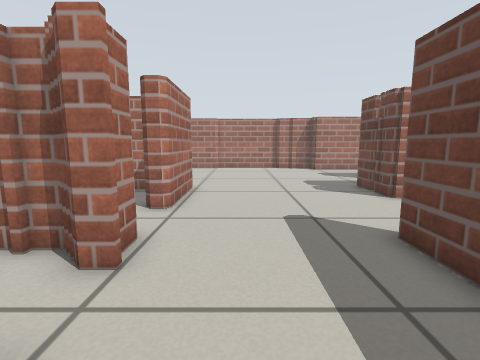
View 1 (above)

24 first-person views from a walk through a Gazebo world. The camera is 0.51 m above the floor, tilts 8° down and sees 85° across. The floor is counted in squares, 0.25 m on a side. Each view is taken from the middle of a square. On the plan, view 1 faces up. The plan holds only what a view shows up to about 16 squares ahead; the rest is blank.

View 2
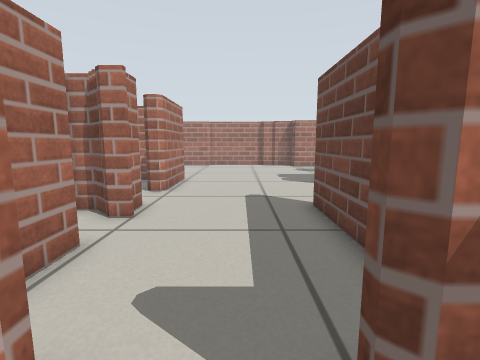

View 3
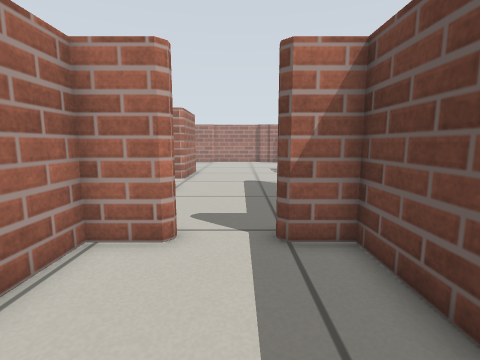

View 4
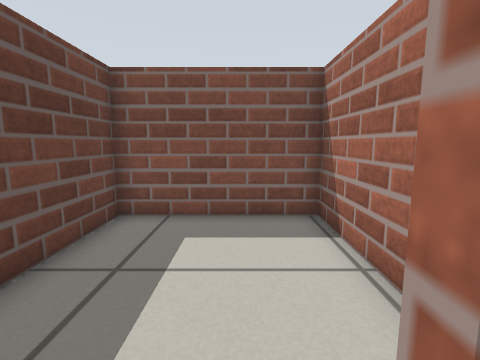

View 5
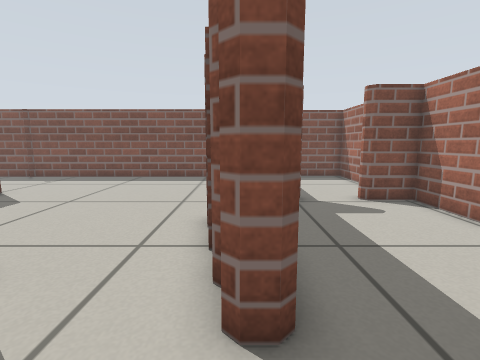

View 6
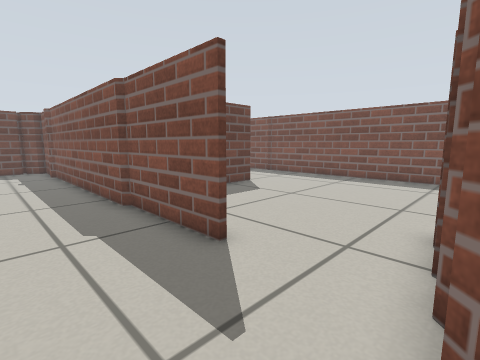

View 7
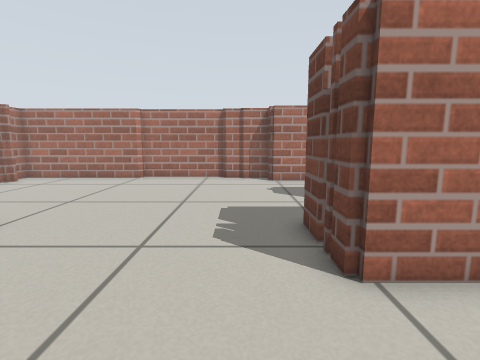

View 8
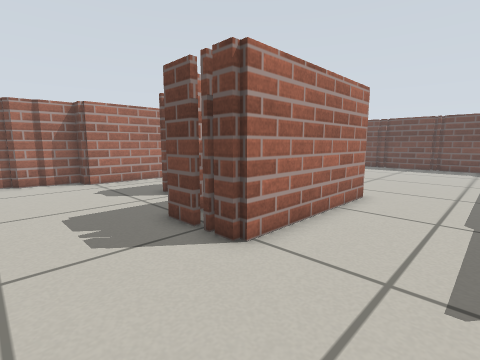

View 9
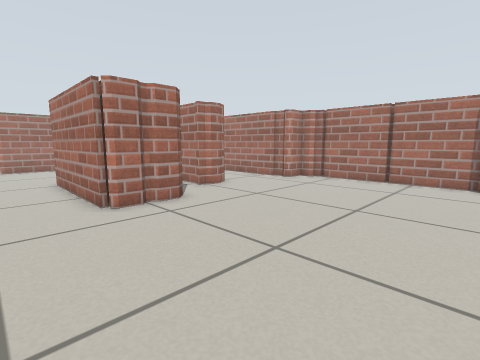

View 10
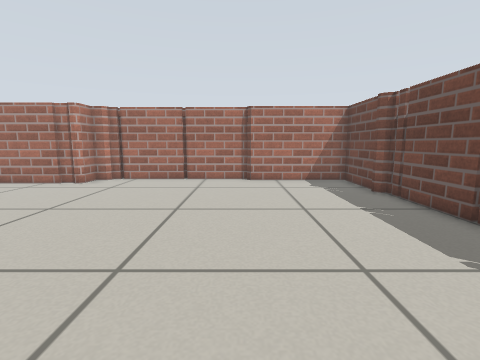

View 11
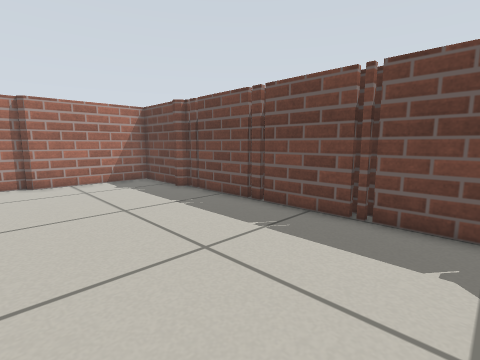

View 12
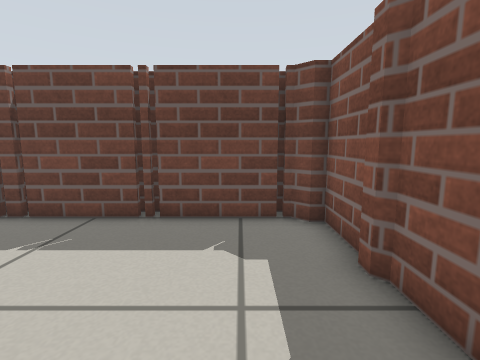

View 13
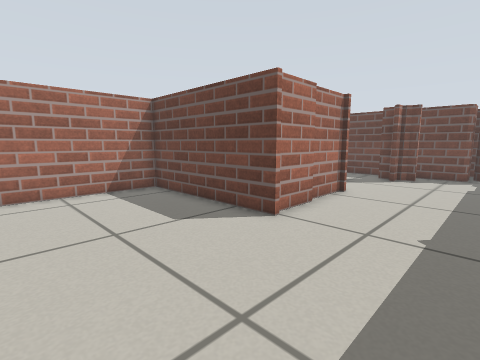

View 14
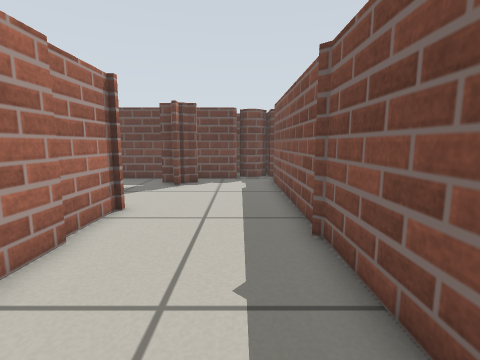

View 15
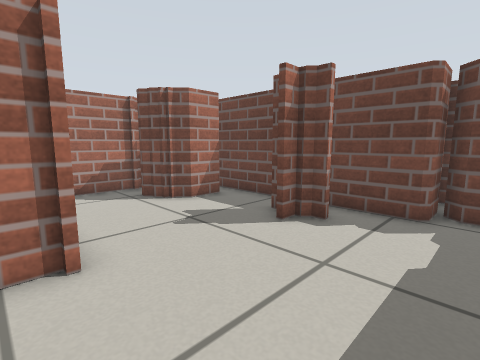

View 16
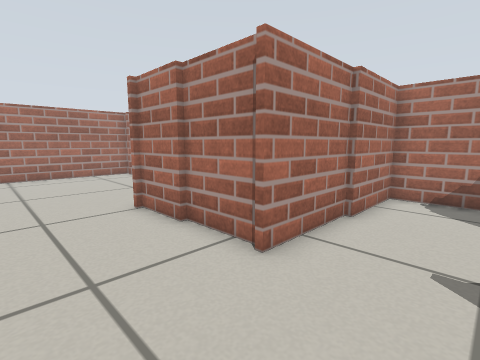

View 17
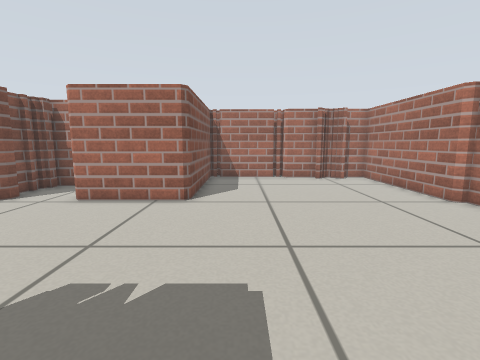

View 18
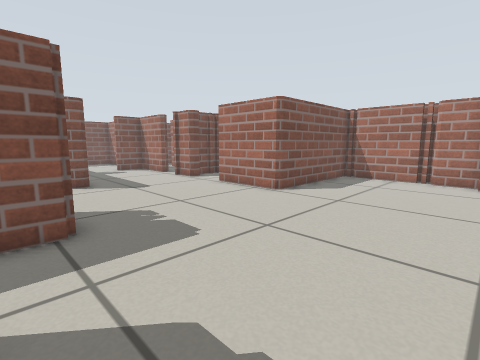

View 19
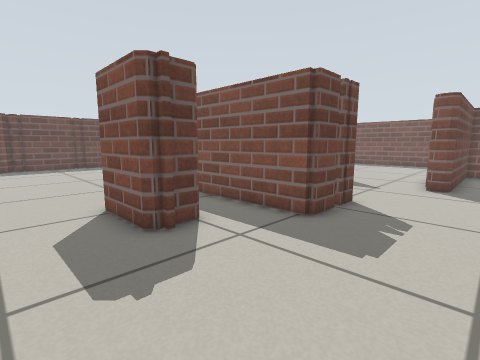

View 20
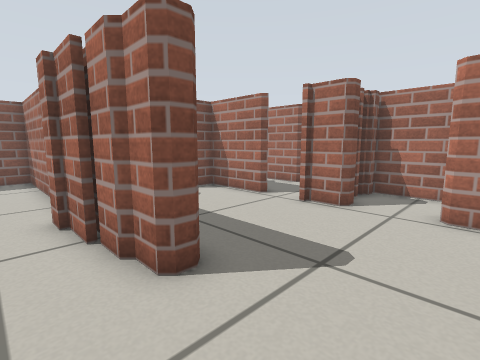

View 21
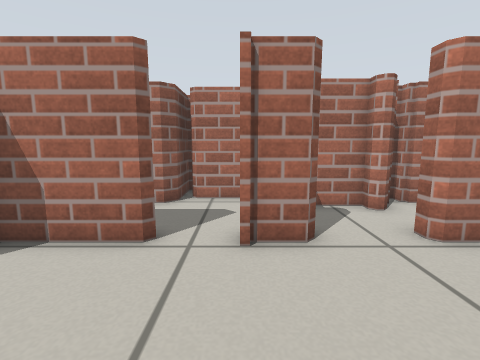

View 22
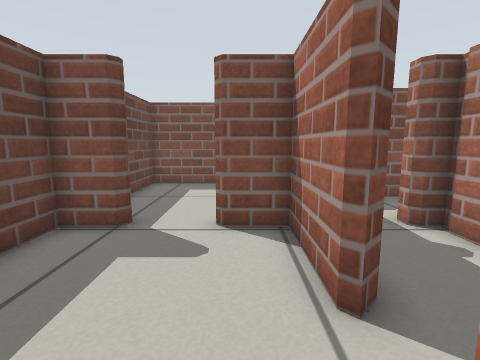

View 23
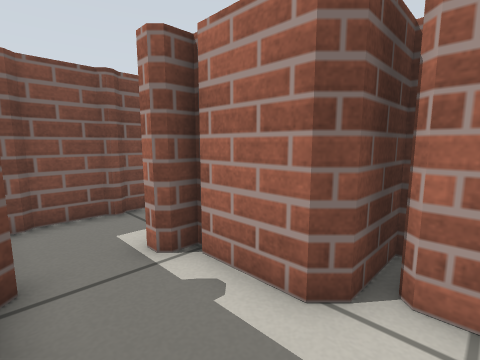

View 24
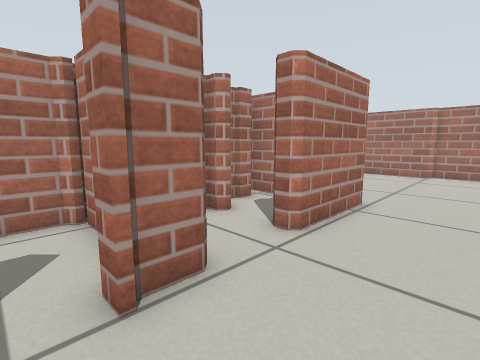

### Floor plan
Key: @ floor where view 1 was taken; # wall or solid block; . floor.
Columns run from 9 left of view 1 to 27 right of it. Each row starts with its distance up from view 1.
 22 ##############       ###############
 21 #............###   ###.............#
 20 ##.............#####...............#
 19 ##.................................#
 18 #..................................#
 17 #..................................#
 16 #................####..............#
 15 #................####..............#
 14 #..................................#
 13 #..................................#
 12 ########.......#######.............#
 11   ##.. #.......#######.............#
 10    #.. #.......#######.............#
  9    #.. #...........................#
  8    ##.##...........................#
  7    #...............................#
  6    #...............................#
  5   ######.....#...###################
  4   #...##.....#.........#    #....
  3   #..........#.........#    #...#
  2   ##..##.....#.........#    #...##
  1    #.. #.....#.........#    #....###
  0    #.. #.@...#.........#    #......#
 -1    #..###..###.........#    #......#
 -2    #..###..###.........######......#
 -3    ... #.....#...................###
 -4   .... #.....#.....................#
 -5   ######.....#.....................#
 -6        #.....#.....................##
 -7        #.....#......................#
 -8        ##############################

Positions as (right, up) in squares from view 1, and headings:
1: (0, 0), facing up
2: (1, -3), facing up
3: (1, -7), facing up
4: (0, -1), facing down
5: (4, 8), facing down
6: (4, 8), facing down-right
7: (4, 6), facing up
8: (2, 6), facing up-right
9: (21, 7), facing up-left
10: (20, 7), facing up
11: (19, 7), facing up-right
12: (19, 7), facing right
13: (8, -7), facing up-right
14: (11, -6), facing right
15: (18, -7), facing up-right
16: (22, -6), facing up-left
17: (7, 14), facing left
18: (7, 19), facing down-left
19: (2, 19), facing down-right
20: (6, 9), facing down-left
21: (3, 4), facing left
22: (-1, 5), facing down
23: (-3, 3), facing down-left
24: (1, 3), facing up-left
